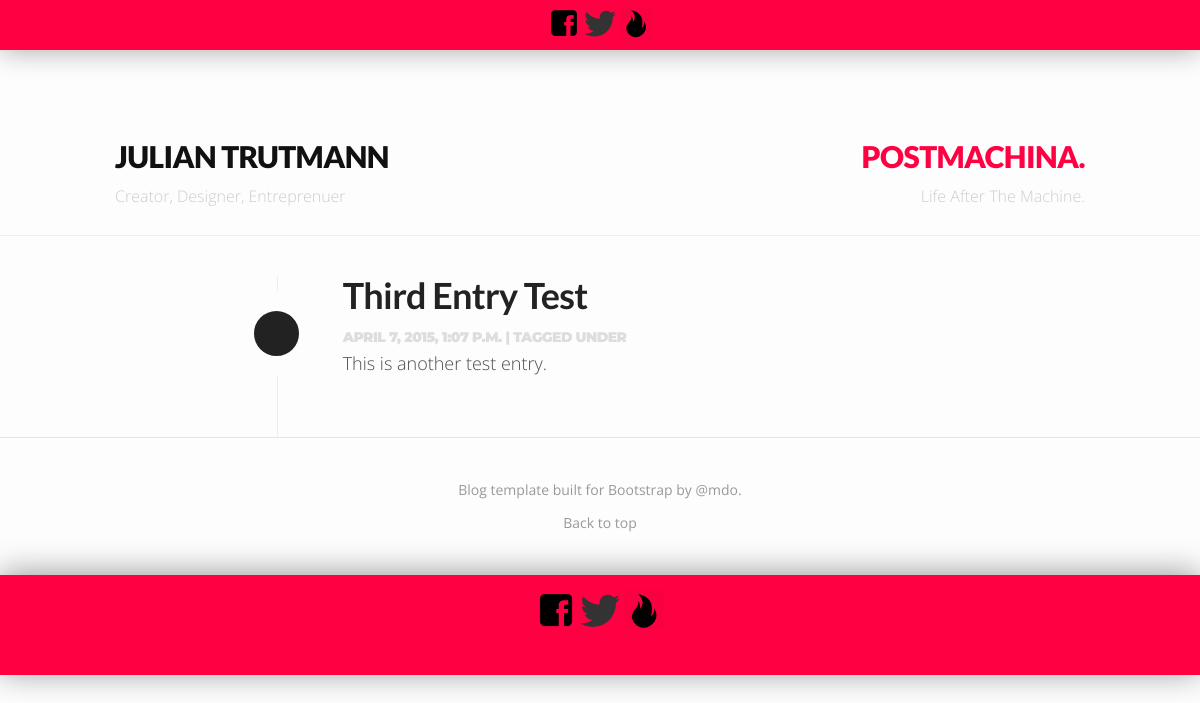
The app's page /third-entry-test, older data.
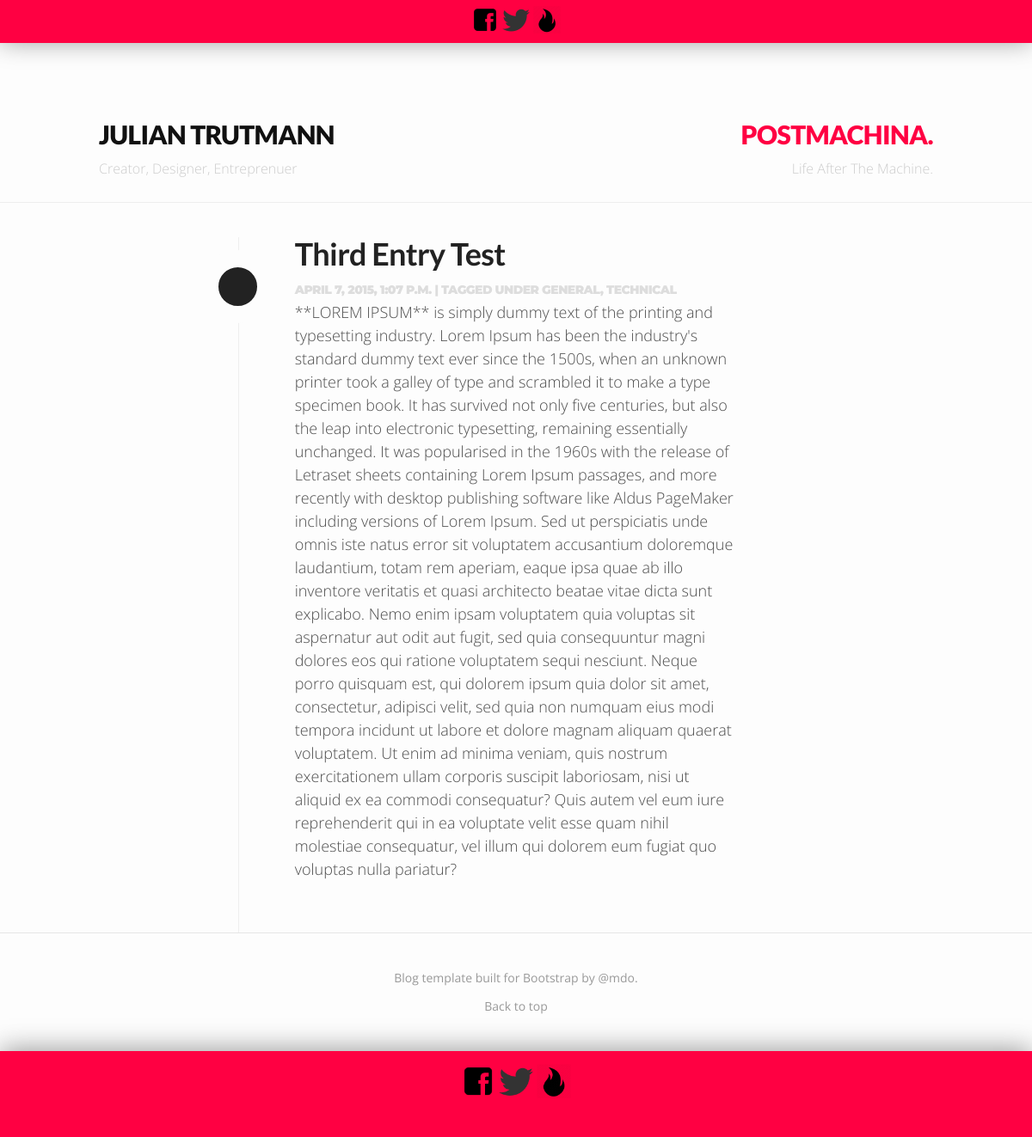
The same page, newer data.
### blog/models.py (models this page shows, shortened)
class Entry(models.Model):
    title = models.CharField(max_length=200)
    body = models.TextField()
    slug = models.SlugField(max_length=200, unique=True)
    publish = models.BooleanField(default=True)
    created_at = models.DateTimeField(auto_now_add=True)
    modified_at = models.DateTimeField(auto_now=True)
    tags = models.ManyToManyField(Tag)
    objects = EntryQuerySet.as_manager()
    class Meta:
        verbose_name = "Blog Entry"
        verbose_name_plural = "Blog Entries"
        ordering = ["-created_at"]

class Tag(models.Model):
    slug = models.SlugField(max_length=200, unique=True)
    def __str__(self):
        return self.slug

### blog/views.py (the view)
# urls.py: url(r'^(?P<slug>\S+)$', views.BlogDetail.as_view(), name="entry_detail"),
class BlogDetail(generic.DetailView):
    model = models.Entry
    template_name = "post.html"

### templates/post.html
{% extends "base.html" %}
{% load django_markdown %}
{% block blog_entries %}
  <div class="post">
    <div class="stamp hvr-sweep-to-top"></div>
    <h1><a href="{% url 'entry_detail' slug=object.slug %}">{{object.title}}</a></h1>
    <p class="meta">
      {{ object.created_at }} |
      Tagged under {{  object.tags.all|join:", " }}
    </p>
    {{ object.body|markdown }}
  </div>
{% endblock %}

### templates/base.html (shortened to what this page needs)
{% load staticfiles %}
<!DOCTYPE html>
<html lang="en">
  <head>
    <link href="{% static "css/bootstrap.min.css" %}" rel="stylesheet">
    <link href="{% static "css/hover.css" %}" rel="stylesheet">
    <link href="{% static "css/blog.css" %}" rel="stylesheet">
  </head>
  <body>
    <div class="blog-superhead row">
      <img class="super-icon" src="{% static "images/facebook.png" %}">
      <img class="super-icon" src="{% static "images/twitter.png" %}">
      <img class="super-icon" src="{% static "images/fire.png" %}">
    </div>
    <div class="blog-masthead row">
      <div class="left-nav col-sm-offset-1 col-sm-5"> <h1 class="nav-title alt"> JULIAN TRUTMANN </h1>
      <p class="nav-subtitle"> Creator, Designer, Entreprenuer </p>
      </div>
      <div class="right-nav col-sm-5"> <h1 class="nav-title alt-color"> POSTMACHINA. </h1>
      <p class="nav-subtitle"> Life After The Machine. </p></div>
    </div>
    <div class="container">
      <div class="blog-header">
      </div>
      <div class="row">
        <div class="col-sm-8 col-sm-offset-2 blog-main">
          {% block blog_entries %} {% endblock %}
        </div>
      </div>
    </div>
    <div class="blog-footer">
      <p>Blog template built for <a href="http://getbootstrap.com">Bootstrap</a> by <a href="https://twitter.com/mdo">@mdo</a>.</p>
      <p>
        <a href="#">Back to top</a>
      </p>
    </div>
    <div class="blog-superfooter row">
      <img class="super-footer-icon" src="{% static "images/facebook.png" %}">
      <img class="super-footer-icon" src="{% static "images/twitter.png" %}">
      <img class="super-footer-icon" src="{% static "images/fire.png" %}">
    </div>
  </body>
</html>

### static/css/blog.css (style rules this page uses)
body { font-family: 'Open Sans', sans-serif; color: #4d4d4d; background-color: #fdfdfd; font-weight: 200; }
h1, .h1, h2, .h2, h3, .h3, h4, .h4, h5, .h5, h6, .h6 { margin-top: 0; font-family: 'Lato', sans-serif; font-weight: 700; color: #222; letter-spacing: -.02em; }
p { font-family: 'Open Sans', sans-serif; font-weight: 400; line-height: 170%; }
a:link { color: inherit; text-decoration: none; }
@media (min-width: 1200px) { .container { width: 970px; } }
.blog-superhead { padding: 7px; position: relative; box-shadow: 0 -2px 30px rgba(0,0,0,.4); -webkit-box-shadow: 0 -2px 30px rgba(0,0,0,.4); height: 50px; background-color: #ff0042; margin: 0; width: 100%; text-align: center; }
.super-icon { width: 32px; height: 32px; }
.blog-masthead { padding-top: 80px; padding-bottom: 15px; background-color: #fdfdfd; margin: 0; width: 100%; border-color: #eee; border-style: solid; border-width: 0 0 1px 0; }
.left-nav { text-align: left; }
.right-nav { text-align: right; }
.nav-title { color: #111; font-weight: 900; margin-bottom: 10px; margin-top: 10px; font-size: 30px; }
.nav-subtitle { font-weight: 200; font-size: 16px; color: #ccc; }
.blog-header { padding-top: 20px; padding-bottom: 20px; }
.blog-main { font-size: 18px; line-height: 1.5; border-width: 0; border-left-width: 1px; border-style: solid; border-color: #eee; }
.post { margin: 0 0 60px 0; padding: 0 50px 0 ; }
.stamp { position: absolute; margin-left: -109px; margin-top: 15px; width: 85px; height: 85px; background-color: #222; border-width: 20px; border-color: #fdfdfd; border-style: solid; border-radius: 100px; }
.meta { font-size: 14px; margin-bottom: 0px; color: #dddddd; font-weight: 900; text-transform: uppercase; font-family: 'Montserrat', sans-serif; letter-spacing: -.04em; }
.blog-footer { padding: 40px 0; color: #999; text-align: center; border-top: 1px solid #e5e5e5; }
.blog-footer p:last-child { margin-bottom: 0; }
.blog-superfooter { position: relative; padding: 15px; box-shadow: 0 -2px 30px rgba(0,0,0,.4); -webkit-box-shadow: 0 -2px 30px rgba(0,0,0,.4); text-align: center; height: 100px; background-color: #ff0042; margin: 0; width: 100%; }
.super-footer-icon { width: 40px; height: 40px; }
.alt-color { color: #ff0042; }

Row changes from the older to the newer data that the page shows:
changed Entry "Third Entry Test": tags.all (not shown) → "GENERAL, TECHNICAL"; body "This is another test entry." → "**LOREM IPSUM** is simply dummy text of the printing and typesetting industry. Lorem Ipsum has been the industry's standard dummy text ever since the 1500s, when an unknown printer took a galley of type and scrambled it to make a type specimen book. It has survived not only five centuries, but also the leap into electronic typesetting, remaining essentially unchanged. It was popularised in the 1960s with the release of Letraset sheets containing Lorem Ipsum passages, and more recently with desktop publishing software like Aldus PageMaker including versions of Lorem Ipsum. Sed ut perspiciatis unde omnis iste natus error sit voluptatem accusantium doloremque laudantium, totam rem aperiam,…"
